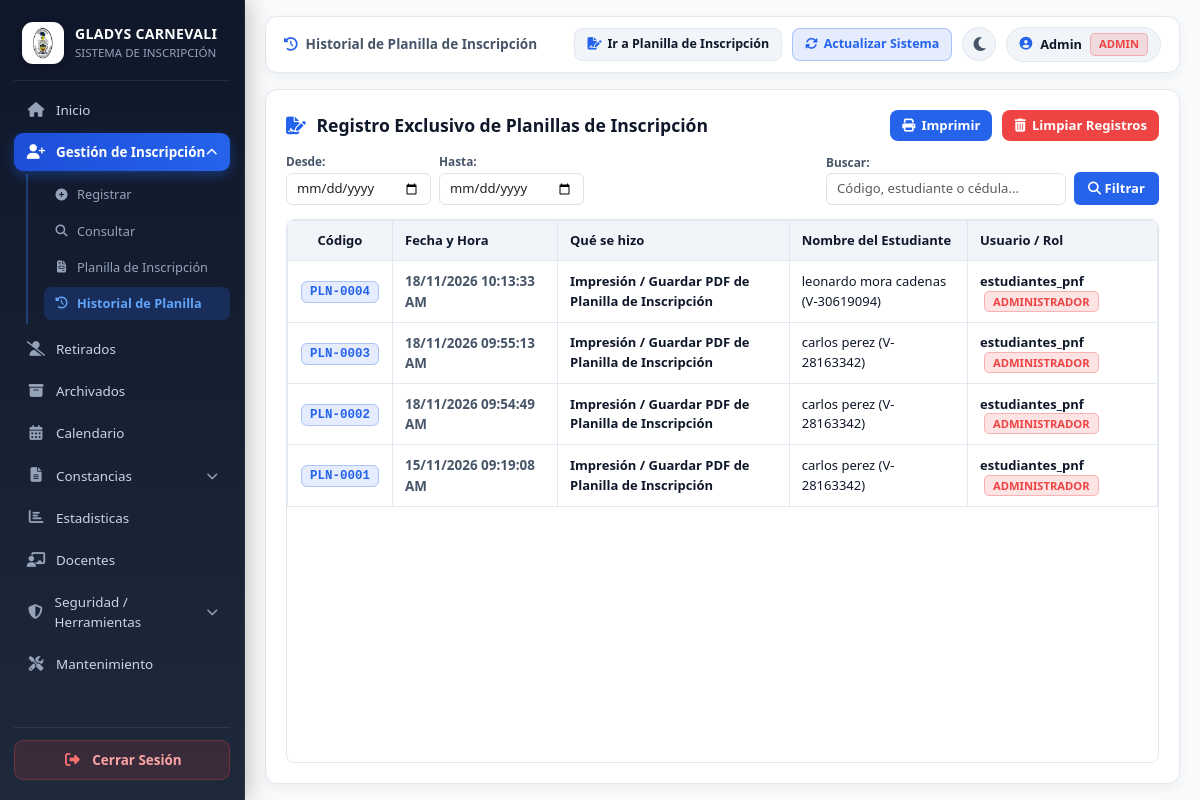
The app's page /historial_planillas.php (signed in) with its own data.
### tables this page shows
CREATE TABLE `historial_planillas` (
  `id` int(11) NOT NULL AUTO_INCREMENT,
  `codigo` varchar(25) NOT NULL,
  `accion` varchar(120) NOT NULL,
  `estudiante` varchar(150) NOT NULL,
  `cedula_escolar` varchar(25) NOT NULL,
  `usuario` varchar(80) NOT NULL,
  `rol` varchar(50) NOT NULL,
  `fecha_hora` datetime NOT NULL DEFAULT CURRENT_TIMESTAMP,
  PRIMARY KEY (`id`)
);

### historial_planillas.php (the view, shortened to what this page needs)
<?php
include("conexion.php");
$pdo = null;
if (isset($conexion) && $conexion instanceof PDO) {
    $pdo = $conexion;
} else {
    try {
        $pdo = new PDO("mysql:host=127.0.0.1;dbname=escuela_carnevali;charset=utf8mb4", "root", "");
    } catch (PDOException $e) {
        $pdo = new PDO("mysql:host=localhost;dbname=escuela_carnevali;charset=utf8mb4", "root", "");
    }
}
$pdo->setAttribute(PDO::ATTR_ERRMODE, PDO::ERRMODE_EXCEPTION);
$pdo->setAttribute(PDO::ATTR_EMULATE_PREPARES, true);
$pdo->exec("SET NAMES 'utf8mb4'");
try {
    $pdo->exec("CREATE TABLE IF NOT EXISTS `historial_planillas` (
        `id` INT(11) NOT NULL AUTO_INCREMENT,
        `codigo` VARCHAR(25) NOT NULL,
        `accion` VARCHAR(120) NOT NULL,
        `estudiante` VARCHAR(150) NOT NULL,
        `cedula_escolar` VARCHAR(25) NOT NULL,
        `usuario` VARCHAR(80) NOT NULL,
        `rol` VARCHAR(50) NOT NULL,
        `fecha_hora` DATETIME NOT NULL DEFAULT CURRENT_TIMESTAMP,
        PRIMARY KEY (`id`)
    ) ENGINE=InnoDB DEFAULT CHARSET=utf8mb4 COLLATE=utf8mb4_spanish_ci;");
} catch (Exception $e) {}
$rol_actual = $_SESSION['rol'] ?? 'Administrador';
$buscar = trim($_GET['buscar'] ?? '');
$fecha_desde = trim($_GET['fecha_desde'] ?? '');
$fecha_hasta = trim($_GET['fecha_hasta'] ?? '');
$registros = [];
try {
    $condiciones = [];
    $params = [];
    if (!empty($condiciones)) {
        $sql = "SELECT * FROM `historial_planillas` WHERE " . implode(" AND ", $condiciones) . " ORDER BY `id` DESC";
        $st = $pdo->prepare($sql);
        $st->execute($params);
    } else {
        $st = $pdo->query("SELECT * FROM `historial_planillas` ORDER BY `id` DESC LIMIT 200");
    }
    if ($st) {
        $registros = $st->fetchAll(PDO::FETCH_ASSOC);
    }
} catch (Exception $e) {}
?>
<!DOCTYPE html>
<html lang="es">
<head>
    <link href="https://cdn.jsdelivr.net/npm/bootstrap@5.3.0/dist/css/bootstrap.min.css" rel="stylesheet">
    <link rel="stylesheet" href="https://cdnjs.cloudflare.com/ajax/libs/font-awesome/6.4.0/css/all.min.css">
</head>
<body>
    <?php include("menu.php"); ?>
    <main class="main-content">
        <div class="top-header-bar no-print">
            <div class="top-breadcrumb">
                <i class="fas fa-history" style="color: #2563eb;"></i>
                <span>Historial de Planilla de Inscripción</span>
            </div>
            <div class="top-actions">
                <a href="planilla_inscripcion.php" class="tool-action-btn">
                    <i class="fas fa-file-signature" style="color: #2563eb;"></i> Ir a Planilla de Inscripción
                </a>
                <button type="button" class="tool-action-btn btn-refresh-cache" onclick="window.location.reload();">
                    <i class="fas fa-sync-alt"></i> Actualizar Sistema
                </button>
                <button type="button" class="btn-theme-switch" onclick="toggleDashboardTheme()">
                    <i class="fas fa-moon" id="dashThemeIcon"></i>
                </button>
                <div class="user-profile-pill">
                    <i class="fas fa-user-circle" style="color: #2563eb;"></i>
                    <span><?php echo htmlspecialchars($_SESSION['usuario'] ?? 'Usuario'); ?></span>
                    <span class="role-badge <?php echo $es_administrador ? 'badge-admin' : 'badge-coord'; ?>">
                        <?php echo $es_administrador ? 'Admin' : htmlspecialchars($rol_actual); ?>
                    </span>
                </div>
            </div>
        </div>
        <div class="card">
            <div style="display: flex; justify-content: space-between; align-items: center; flex-wrap: wrap; gap: 10px; margin-bottom: 12px; flex-shrink: 0;">
                <h2 style="font-size: 1.1rem; font-weight: 700; margin: 0; color: var(--text-primary);">
                    <i class="fas fa-file-signature" style="color: #2563eb; margin-right: 6px;"></i> Registro Exclusivo de Planillas de Inscripción
                </h2>
                <div style="display: flex; gap: 10px; align-items: center; flex-wrap: wrap;" class="no-print">
                    <button type="button" onclick="window.print()" class="btn-imprimir">
                        <i class="fas fa-print"></i> Imprimir
                    </button>
                    <?php if ($es_administrador) { ?>
                        <button type="button" class="btn-limpiar" data-bs-toggle="modal" data-bs-target="#modalConfirmarLimpiar">
                            <i class="fas fa-trash-alt"></i> Limpiar Registros
                        </button>
                    <?php } ?>
                </div>
            </div>
            <form method="GET" action="historial_planillas.php" class="no-print" style="display: flex; justify-content: space-between; align-items: flex-end; flex-wrap: wrap; gap: 8px; margin-bottom: 14px; flex-shrink: 0;">
                <div style="display: flex; gap: 8px; align-items: flex-end; flex-wrap: wrap;">
                    <div>
                        <label style="font-size: 0.74rem; font-weight: 600; color: var(--text-secondary); display: block; margin-bottom: 2px;">Desde:</label>
                        <input type="date" name="fecha_desde" class="form-control" value="<?php echo htmlspecialchars($fecha_desde, ENT_QUOTES, 'UTF-8'); ?>" style="font-size: 0.82rem; padding: 5px 10px; width: 145px;">
                    </div>
                    <div>
                        <label style="font-size: 0.74rem; font-weight: 600; color: var(--text-secondary); display: block; margin-bottom: 2px;">Hasta:</label>
                        <input type="date" name="fecha_hasta" class="form-control" value="<?php echo htmlspecialchars($fecha_hasta, ENT_QUOTES, 'UTF-8'); ?>" style="font-size: 0.82rem; padding: 5px 10px; width: 145px;">
                    </div>
                </div>
                <div style="display: flex; gap: 8px; align-items: flex-end; flex-wrap: wrap;">
                    <div>
                        <label style="font-size: 0.74rem; font-weight: 600; color: var(--text-secondary); display: block; margin-bottom: 2px;">Buscar:</label>
                        <input type="text" name="buscar" class="form-control" value="<?php echo htmlspecialchars($buscar, ENT_QUOTES, 'UTF-8'); ?>" placeholder="Código, estudiante o cédula..." style="width: 240px; font-size: 0.82rem; padding: 5px 10px;">
                    </div>
                    <button type="submit" style="padding: 6px 14px; background: #2563eb; color: #fff; border: none; border-radius: 6px; font-weight: 600; font-size: 0.82rem; cursor: pointer; height: 33px;">
                        <i class="fas fa-search"></i> Filtrar
                    </button>
                </div>
            </form>
            <div class="table-responsive">
                <table class="lista-hist">
                    <thead>
                        <tr>
                            <th style="width: 105px; text-align: center;">Código</th>
                            <th style="width: 165px;">Fecha y Hora</th>
                            <th>Qué se hizo</th>
                            <th>Nombre del Estudiante</th>
                            <th style="width: 190px;">Usuario / Rol</th>
                        </tr>
                    </thead>
                    <tbody>
                        <?php if (!empty($registros)) { ?>
                            <?php foreach ($registros as $r) {
                                $cod = !empty($r['codigo']) ? $r['codigo'] : ('PLN-' . str_pad((string)$r['id'], 4, '0', STR_PAD_LEFT));
                                $fec = date('d/m/Y h:i:s A', strtotime($r['fecha_hora']));
                            ?>
                                <tr>
                                    <td style="text-align: center;"><span class="badge-codigo"><?php echo htmlspecialchars($cod, ENT_QUOTES, 'UTF-8'); ?></span></td>
                                    <td style="font-size: 0.84rem; font-weight: 600; color: var(--text-secondary);"><?php echo htmlspecialchars($fec, ENT_QUOTES, 'UTF-8'); ?></td>
                                    <td><strong><?php echo htmlspecialchars($r['accion'], ENT_QUOTES, 'UTF-8'); ?></strong></td>
                                    <td><?php echo htmlspecialchars($r['estudiante'] . ' (' . $r['cedula_escolar'] . ')', ENT_QUOTES, 'UTF-8'); ?></td>
                                    <td>
                                        <span style="font-weight: 600;"><?php echo htmlspecialchars($r['usuario'], ENT_QUOTES, 'UTF-8'); ?></span>
                                        <span class="role-badge <?php echo (strcasecmp($r['rol'], 'Administrador') === 0) ? 'badge-admin' : 'badge-coord'; ?>" style="margin-left: 4px;">
                                            <?php echo htmlspecialchars($r['rol'], ENT_QUOTES, 'UTF-8'); ?>
                                        </span>
                                    </td>
                                </tr>
                            <?php } ?>
                        <?php } ?>
                    </tbody>
                </table>
            </div>
        </div>
    </main>
</body>
</html>

### historial_planillas.php (style rules this page uses)
:root { --bg-main: #f8fafc; --bg-surface: #ffffff; --bg-surface-alt: #f1f5f9; --text-primary: #0f172a; --text-secondary: #475569; --border-color: #e2e8f0; --card-shadow: 0 4px 12px rgba(0, 0, 0, 0.05); }
html, body { height: 100vh; max-height: 100vh; margin: 0; padding: 0; font-family: 'Segoe UI', system-ui, -apple-system, sans-serif; background-color: var(--bg-main); color: var(--text-primary); display: flex; width: 100%; overflow: hidden; }
.main-content { flex: 1; min-width: 0; height: 100vh; max-height: 100vh; padding: 16px 20px; box-sizing: border-box; display: flex; flex-direction: column; overflow: hidden; background-color: var(--bg-main); }
.top-header-bar { background-color: var(--bg-surface); padding: 10px 18px; border-radius: 12px; border: 1px solid var(--border-color); box-shadow: var(--card-shadow); display: flex; justify-content: space-between; align-items: center; margin-bottom: 16px; flex-shrink: 0; flex-wrap: wrap; gap: 10px; }
.top-breadcrumb { display: flex; align-items: center; gap: 8px; font-size: 0.85rem; font-weight: 600; color: var(--text-secondary); }
.top-actions { display: flex; align-items: center; gap: 10px; }
.btn-theme-switch { width: 34px; height: 34px; border-radius: 50%; border: 1px solid var(--border-color); background-color: var(--bg-surface-alt); color: var(--text-secondary); display: flex; align-items: center; justify-content: center; cursor: pointer; }
.user-profile-pill { display: inline-flex; align-items: center; gap: 8px; padding: 5px 12px; border-radius: 50rem; background-color: var(--bg-surface-alt); border: 1px solid var(--border-color); font-size: 0.8rem; font-weight: 600; color: var(--text-primary); }
.role-badge { padding: 2px 8px; border-radius: 5px; font-size: 0.7rem; font-weight: 700; text-transform: uppercase; }
.role-badge.badge-admin { background-color: rgba(239, 68, 68, 0.15); color: #ef4444; border: 1px solid rgba(239, 68, 68, 0.3); }
.tool-action-btn { display: inline-flex; align-items: center; gap: 6px; padding: 6px 12px; border-radius: 8px; font-size: 0.78rem; font-weight: 600; text-decoration: none; border: 1px solid var(--border-color); background-color: var(--bg-surface-alt); color: var(--text-primary); cursor: pointer; }
.tool-action-btn.btn-refresh-cache { background: rgba(37, 99, 235, 0.12); color: #2563eb; border-color: rgba(37, 99, 235, 0.3); }
.btn-imprimir { background-color: #2563eb; color: white; border: none; padding: 6px 12px; border-radius: 8px; cursor: pointer; font-weight: 600; font-size: 0.82rem; text-decoration: none; display: inline-flex; align-items: center; gap: 6px; }
.btn-limpiar { background-color: #ef4444; color: white; border: none; padding: 6px 12px; border-radius: 8px; cursor: pointer; font-weight: 600; font-size: 0.82rem; display: inline-flex; align-items: center; gap: 6px; }
.card { background: var(--bg-surface); padding: 20px; border-radius: 12px; box-shadow: var(--card-shadow); border: 1px solid var(--border-color); flex: 1; min-height: 0; display: flex; flex-direction: column; max-width: 1000px; width: 100%; margin: 0 auto; }
.table-responsive { flex: 1; min-height: 0; overflow-y: auto; overflow-x: auto; border: 1px solid var(--border-color); border-radius: 8px; }
table.lista-hist { width: 100%; border-collapse: collapse; font-size: 13px; background-color: var(--bg-surface); color: var(--text-primary); }
.lista-hist th, .lista-hist td { border: 1px solid var(--border-color); padding: 10px 12px; text-align: left; vertical-align: middle; }
.lista-hist th { background-color: #f1f5f9; font-weight: 700; position: sticky; top: 0; z-index: 2; }
.badge-codigo { background-color: rgba(37, 99, 235, 0.12); color: #2563eb; border: 1px solid rgba(37, 99, 235, 0.3); padding: 3px 8px; border-radius: 6px; font-weight: 700; font-size: 0.78rem; font-family: monospace; }

### records on screen
historial_planillas: codigo "PLN-0004", fecha_hora "18/11/2026 10:13:33 AM", accion "Impresión / Guardar PDF de Planilla de Inscripción", estudiante+cedula_escolar "leonardo mora cadenas (V-30619094)", usuario "estudiantes_pnf", rol "ADMINISTRADOR"
historial_planillas: codigo "PLN-0003", fecha_hora "18/11/2026 09:55:13 AM", accion "Impresión / Guardar PDF de Planilla de Inscripción", estudiante+cedula_escolar "carlos perez (V-28163342)", usuario "estudiantes_pnf", rol "ADMINISTRADOR"
historial_planillas: codigo "PLN-0002", fecha_hora "18/11/2026 09:54:49 AM", accion "Impresión / Guardar PDF de Planilla de Inscripción", estudiante+cedula_escolar "carlos perez (V-28163342)", usuario "estudiantes_pnf", rol "ADMINISTRADOR"
historial_planillas: codigo "PLN-0001", fecha_hora "15/11/2026 09:19:08 AM", accion "Impresión / Guardar PDF de Planilla de Inscripción", estudiante+cedula_escolar "carlos perez (V-28163342)", usuario "estudiantes_pnf", rol "ADMINISTRADOR"

### other values on screen
$_SESSION['usuario'] "Admin"
